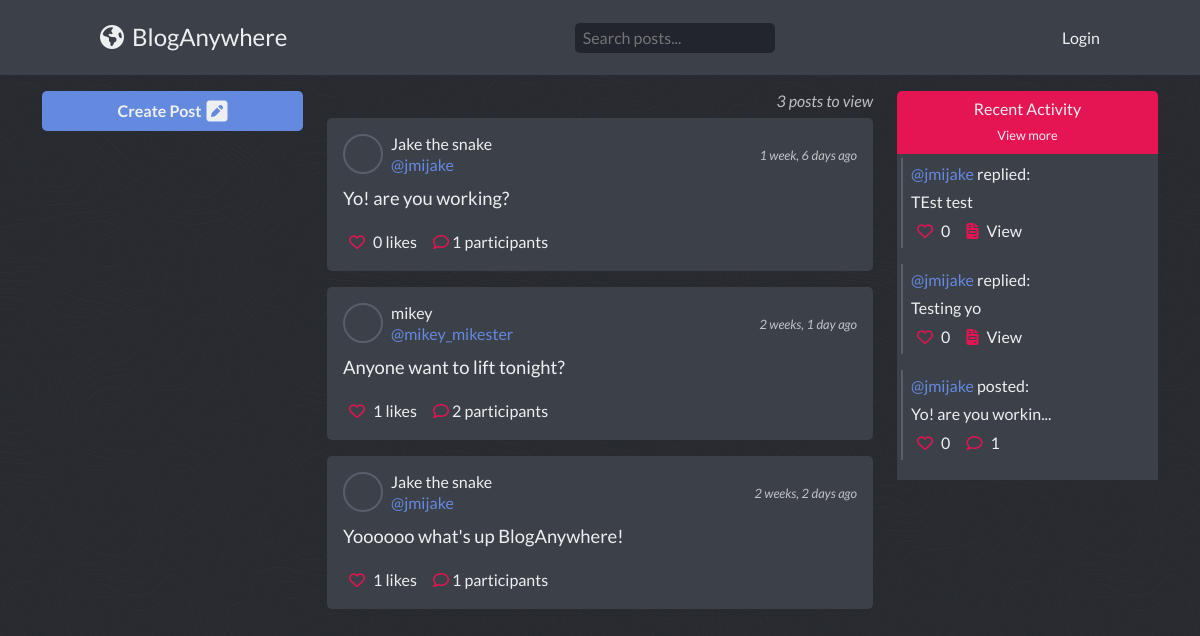
The page / on the database its author committed.
### base/models.py (models this page shows, shortened)
class Post(models.Model):
    content = models.TextField(max_length=150)
    edited = models.BooleanField(default=False)
    author = models.ForeignKey(User, on_delete=models.CASCADE, null=True)
    created = models.DateTimeField(auto_now_add=True)
    updated = models.DateTimeField(auto_now=True)
    participants = models.ManyToManyField(User, related_name='participants', blank=True)
    class Meta:
        ordering = ['-updated', '-created']

class User(AbstractUser):
    name = models.CharField(null=False, blank=False, max_length=16)
    bio = models.TextField(max_length=150, null=True, blank=True)
    email = models.EmailField(unique=True, null=True)
    username = models.CharField(unique=True, null=True, blank=False, max_length=16)
    created = models.DateTimeField(auto_now_add=True)
    updated = models.DateTimeField(auto_now=True)
    avatar = models.ImageField(null=True, default="images/avatar.svg", upload_to='images/')
    USERNAME_FIELD = 'email'
    REQUIRED_FIELDS = ['username']

class Comment(models.Model):
    author = models.ForeignKey(User, on_delete=models.CASCADE, null=True)
    post = models.ForeignKey(Post, on_delete=models.CASCADE, null=True)
    content = models.TextField(max_length=100)
    created = models.DateTimeField(auto_now_add=True)
    updated = models.DateTimeField(auto_now=True)
    class Meta:
        ordering = ['-updated', '-created']

### base/views.py (the view)
# urls.py: path('', views.feed, name='feed'),
def feed(request):
    q = request.GET.get('q') if request.GET.get('q') != None else ''
    filtered_posts = Post.objects.filter(
        Q(content__icontains = q)
    )
    post_count = filtered_posts.count()
    for post in filtered_posts:
        likes = PostLike.objects.filter(post=post)
        post.likes = likes
        post.liked = False
        for like in post.likes:
            if request.user.id == like.user.id:
                post.liked = True
        comments = Comment.objects.filter(post=post)
        post.comments = comments
        post.commented = False
        for comment in post.comments:
            if request.user.id ==  comment.author.id:
                post.commented = True
    recent_activity = []
    recent_posts = Post.objects.all()[:3]
    for post in recent_posts:
        likes = PostLike.objects.filter(post=post)
        post.likes = likes
        post.type = "post"
        post.shorten = len(post.content) > 20
        strippedContent = post.content[0:20].strip()
        post.shortened = strippedContent + '...'
        post.liked = False
        for like in post.likes:
            if request.user.id == like.user.id:
                post.liked = True
        comments = Comment.objects.filter(post=post)
        post.comments = comments
        post.commented = False
        for comment in post.comments:
            if request.user.id ==  comment.author.id:
                post.commented = True
        recent_activity.append(post)
    recent_post_likes = PostLike.objects.all()[:3]
    for plike in recent_post_likes:
        likes = PostLike.objects.filter(post = plike.post)
        plike.post.likes = likes
        plike.type = "post_like"
        plike.post.shorten = len(plike.post.content) > 20
        strippedContent = plike.post.content[0:20].strip()
        plike.post.shortened = strippedContent + '...'
        plike.post.liked = False
        for like in plike.post.likes:
            if request.user.id == like.user.id:
                plike.post.liked = True
        comments = Comment.objects.filter(post=plike.post)
        plike.post.comments = comments
        plike.post.commented = False
        for comment in plike.post.comments:
            if request.user.id ==  comment.author.id:
                plike.post.commented = True
        recent_activity.append(plike)
    recent_comments = Comment.objects.all()[:3]
    for comment in recent_comments:
        likes = CommentLike.objects.filter(comment = comment)
        comment.likes = likes
        comment.type = 'comment'
        comment.shorten = len(comment.content) > 25
        strippedContent = comment.content[0:25].strip()
        comment.shortened = strippedContent + '...'
        comment.liked = False
        for like in comment.likes:
            if request.user.id == like.user.id:
                comment.liked = True
        recent_activity.append(comment)
    recent_comment_likes = CommentLike.objects.all()[:3]
    for clike in recent_comment_likes:
        likes = CommentLike.objects.filter(comment = clike.comment)
        clike.comment.likes = likes
        clike.type = 'comment_like'
        clike.comment.shorten = len(clike.comment.content) > 20
        strippedContent = clike.comment.content[0:20].strip()
        clike.comment.shortened = strippedContent + '...'
        clike.comment.liked = False
        for like in clike.comment.likes:
            if request.user.id == like.user.id:
                clike.comment.liked = True
        recent_activity.append(clike)
    recent_activity = sorted(recent_activity, key=lambda x: x.created, reverse=True)
    recent_activity = recent_activity[:3]
    context = { 'posts': filtered_posts, 'post_count': post_count, 'recent_activity': recent_activity }
    return render(request, 'base/feed.html', context)

### base/templates/base/feed.html (shortened to what this page needs)
{% extends 'main.html' %}
{% block content %}
<section class="container post-feed">
    <div class="row">
        <div class="create-column col-lg-3">
            <a href="{% url 'create-post' %}" class="create-post">
                <span>Create Post</span>
                <i class="fas fa-pen-square"></i>
            </a>
        </div>
        <div class="feed col-lg-6">
            <h1 class="post-count">{{ post_count }} posts to view</h1>
            {% for post in posts %}
                <div class="post-card">
                    <div class="post-card-head">
                        <div class="user-details-container">
                            <figure class="avatar">
                            </figure>
                            <div class="user-details">
                                <h1>{{ post.author.name }}</h1>
                                <a href="{% url 'profile' post.author.id %}">@{{ post.author.username }}</a>
                            </div>
                        </div>
                        <span>{{ post.created|timesince }} ago</span>
                    </div>
                    <div class="post-card-body">
                        <p>{{ post.content }}</p>
                    </div>
                    <div class="post-card-footer">
                        <button class="likes">
                            {% if post.liked %}
                            <i class="fas fa-heart"></i>
                            {% else %}
                            <i class="far fa-heart"></i>
                            {% endif %}
                            <span>{{ post.likes.count }} likes</span>
                        </button>
                        <a class="participants" href="{% url 'post' post.id %}">
                            {% if post.commented %}
                            <i class="fas fa-comment"></i>
                            {% else %}
                            <i class="far fa-comment"></i>
                            {% endif %}
                            <span>{{ post.participants.count }} participants</span>
                        </a>
                    </div>
                </div>
            {% endfor %}
        </div>
        <div class="recent col-lg-3">
            <div class="recent-head">
                <h1>Recent Activity</h1>
                <a href="{% url 'activity' %}">View more</a>
            </div>
            <div class="recent-feed">
                {% for activity in recent_activity %}
                    <div class="recent-card">
                        {% if activity.type == 'post' %}
                            <div class='activity-description'>
                                <a class='username' href="{% url 'profile' activity.author.id %}">@{{ activity.author.username }}</a>
                                <span>posted:</span>
                            </div>
                            <div class="post-card-body">
                                {% if activity.shorten  %}
                                <p>{{ activity.shortened }}</p>
                                {% else %}
                                <p>{{ activity.content }}</p>
                                {% endif %}
                            </div>
                            <div class="post-card-footer">
                                <button class="likes">
                                    {% if activity.liked %}
                                    <i class="fas fa-heart"></i>
                                    {% else %}
                                    <i class="far fa-heart"></i>
                                    {% endif %}
                                    <span>{{ activity.likes.count }}</span>
                                </button>
                                <a class="participants" href="{% url 'post' activity.id %}">
                                    {% if activity.commented %}
                                    <i class="fas fa-comment"></i>
                                    {% else %}
                                    <i class="far fa-comment"></i>
                                    {% endif %}
                                    <span>{{ activity.participants.count }}</span>
                                </a>
                            </div>
                        {% endif %}
                        {% if activity.type == 'comment' %}
                            <div class='activity-description'>
                                <a class='username' href="{% url 'profile' activity.author.id %}">@{{ activity.author.username }}</a>
                                <span>replied:</span>
                            </div>
                            <div class="post-card-body">
                                {% if activity.shorten  %}
                                <p>{{ activity.shortened }}</p>
                                {% else %}
                                <p>{{ activity.content }}</p>
                                {% endif %}
                            </div>
                            <div class="post-card-footer">
                                <button class="likes">
                                    {% if activity.liked %}
                                    <i class="fas fa-heart"></i>
                                    {% else %}
                                    <i class="far fa-heart"></i>
                                    {% endif %}
                                    <span>{{ activity.likes.count }}</span>
                                </button>
                                <a class="participants" href="{% url 'post' activity.id %}">
                                    <i class="fas fa-file-invoice"></i>
                                    <span>View</span>
                                </a>
                            </div>
                        {% endif %}
                    </div>
                {% endfor %}
            </div>
        </div>
    </div>
</section>
{% endblock %}

### templates/main.html (shortened to what this page needs)
<!DOCTYPE html>
{% load static %}
<html lang="en">
<head>
    <link rel="stylesheet" href="https://cdn.jsdelivr.net/npm/bootstrap@5.1.3/dist/css/bootstrap.min.css">
    <link rel="stylesheet" href="{% static 'styles/main.css' %}">
    <link rel="stylesheet" href="{% static 'styles/navbar.css' %}">
    <link rel="stylesheet" href="{% static 'styles/feed.css' %}">
    <link rel="stylesheet" href="{% static 'styles/post.css' %}">
    <link rel="stylesheet" href="{% static 'styles/profile.css' %}">
    <link rel="stylesheet" href="{% static 'styles/update-user.css' %}">
    <link rel="stylesheet" href="{% static 'styles/login_register.css' %}">
    <link rel="stylesheet" href="{% static 'styles/create-post.css' %}">
    <link rel="stylesheet" href="{% static 'styles/activity-feed.css' %}">
</head>
<body>
    <main>
        {% include 'navbar.html' %}
        {% block content %}
        {% endblock %}
    </main>
</body>
</html>

### templates/navbar.html
<header>
    <div class="content">
        <a class="logo" href="/">
            <i class="fas fa-globe-americas"></i>
            <h1>BlogAnywhere</h1>
        </a>
        <form class="nav-search" method="GET">
            <input type="text" name="q" placeholder="Search posts..." />
        </form>
        {% if request.user.is_authenticated %}
        <div class="user-profile dropdown">
            <a href="{% url 'profile' user.id %}" class="nav-avatar">
                <figure>
                    <img src="{{ request.user.avatar.url }}" alt="User avatar">
                </figure>
            </a>
            <div class="user-details">
                <h1>{{ request.user.name }}</h1>
                <a href="{% url 'profile' user.id %}">@{{ request.user.username }}</a>
            </div>
            <button class="dropdown-button">
                <i onclick="toggleDropdown()" class="fas fa-caret-down"></i>
            </button>
            <div id="dropdown-content" class="dropdown-content">
                <a href="{% url 'logout' %}">
                    <i class="fas fa-sign-out-alt"></i>
                    Logout
                </a>
              </div>
        </div>
        {% else %}
        <a class="login-button" href="{% url 'login' %}">Login</a>
        {% endif %}
    </div>
</header>

### static/styles/main.css (style rules this page uses)
:root { --main-dark: #22252D; --secondary-dark: #3C4049; --tertiary-dark: #595E6A; --tertiary-dark-hover: #50545f; --white: #EEEFF0; --white-hover: #d4d7d9; --blue: #648AE0; --blue-hover: #4975da; --red: #E51452; --red-hover: #ce1249; --card-border-radius: 5px; }
body { font-family: 'Lato', sans-serif !important; margin: 0rem !important; background: var(--main-dark); position: relative; max-width: 100vw; overflow-x: hidden; }
section { position: relative; z-index: 2; }
.feed, .login_register, .profile-view, .single-post, .create-form, .activity-feed { max-width: 1000px !important; }

### static/styles/navbar.css (style rules this page uses)
header { position: absolute; z-index: 30; background-color: var(--secondary-dark); color: var(--white) !important; padding: 1rem; width: 100vw; height: 75px !important; align-items: center; display: flex; }
header .content { display: flex; align-items: center; justify-content: space-between; width: 100%; max-width: 1000px; margin: 0 auto; }
.logo { color: var(--white) !important; display: flex; align-items: center; text-decoration: none; cursor: pointer; transition: .3s; }
.logo i { font-size: 1.5rem; margin-right: 8px; }
.logo h1 { font-size: 1.5rem; margin: 0rem; }
.login-button { color: var(--white) !important; text-decoration: none; transition: .3s; }
.user-details { display: flex; flex-direction: column; }
.user-details h1 { margin: 0rem; font-size: 1rem; }
.user-details a { color: var(--blue); transition: .3s; cursor: pointer; display: inline-block; text-decoration: none; }
.nav-search input { width: 200px; padding: 0.5rem; height: 30px; border-radius: 5px; background: var(--main-dark); color: var(--white); outline: none; border: none; }

### static/styles/profile.css (style rules this page uses)
.recent .recent-feed .recent-card { border-left: 2px solid var(--tertiary-dark); margin-bottom: 1rem; padding: .25rem 0rem; padding-left: .5rem; }

### rows shown on the page
Post: author.name "Jake the snake", author.username "jmijake", created "1 week, 6 days", content "Yo! are you working?", likes.count "0", participants.count "1", shortened "Yo! are you workin..."
Post: author.name "mikey", author.username "mikey_mikester", created "2 weeks, 1 day", content "Anyone want to lift tonight?", likes.count "1", participants.count "2"
Post: author.name "Jake the snake", author.username "jmijake", created "2 weeks, 2 days", content "Yoooooo what's up BlogAnywhere!", likes.count "1", participants.count "1"
Comment: author.username "jmijake", content "TEst test", likes.count "0"
Comment: author.username "jmijake", content "Testing yo", likes.count "0"

### other values the page prints
{{ post_count }} "3"
